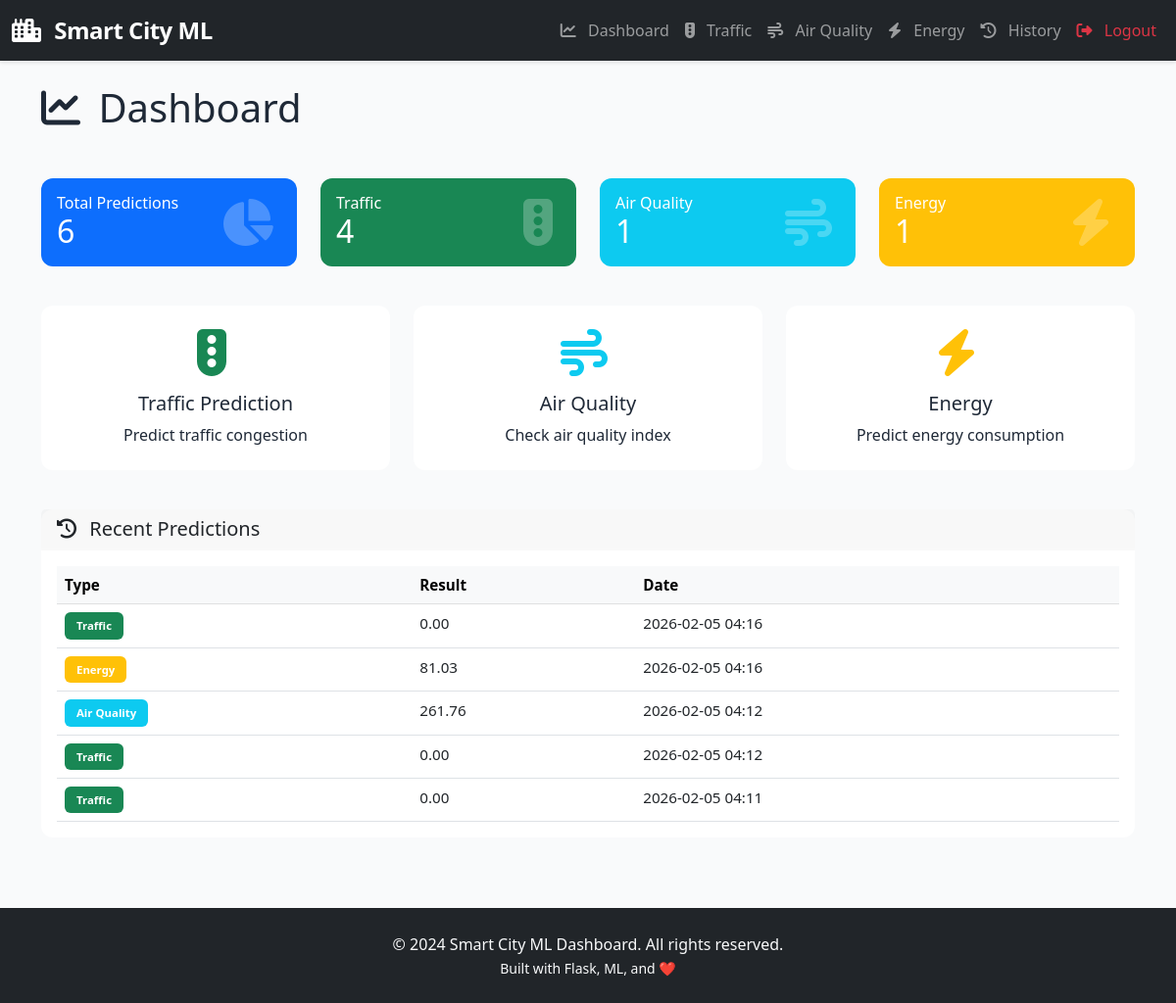
The app's page /dashboard (signed in) with its own data.
### website/models.py (models this page shows, shortened)
class Prediction(db.Model):
    __tablename__ = 'predictions'
    id = db.Column(db.Integer, primary_key=True)
    user_id = db.Column(db.Integer, db.ForeignKey('users.id'), nullable=False, index=True)
    prediction_type = db.Column(db.String(50), nullable=False)  # traffic, air_quality, energy
    input_data = db.Column(db.JSON, nullable=False)
    prediction_result = db.Column(db.Float, nullable=False)
    confidence = db.Column(db.Float, nullable=True)
    created_at = db.Column(db.DateTime, default=datetime.utcnow, index=True)

### website/routes.py (the view)
@main_bp.route('/dashboard')
@login_required
def dashboard():
    total_predictions = Prediction.query.filter_by(user_id=current_user.id).count()
    recent_predictions = Prediction.query.filter_by(user_id=current_user.id)\
        .order_by(Prediction.created_at.desc()).limit(5).all()
    traffic_count = Prediction.query.filter_by(user_id=current_user.id,
                                              prediction_type='traffic').count()
    air_count = Prediction.query.filter_by(user_id=current_user.id,
                                          prediction_type='air_quality').count()
    energy_count = Prediction.query.filter_by(user_id=current_user.id,
                                             prediction_type='energy').count()
    return render_template('dashboard.html',
                         total_predictions=total_predictions,
                         recent_predictions=recent_predictions,
                         traffic_count=traffic_count,
                         air_count=air_count,
                         energy_count=energy_count)

### website/templates/dashboard.html (shortened to what this page needs)
{% extends "base.html" %}
{% block content %}
<div class="row mb-4">
    <div class="col-12">
        <h1 class="mb-4">
            <i class="fas fa-chart-line"></i> Dashboard
        </h1>
    </div>
</div>
<div class="row mb-4">
    <div class="col-md-3 mb-3">
        <div class="card bg-primary text-white">
            <div class="card-body">
                <div class="d-flex justify-content-between align-items-center">
                    <div>
                        <h6 class="card-title mb-0">Total Predictions</h6>
                        <h2 class="mb-0">{{ total_predictions }}</h2>
                    </div>
                    <i class="fas fa-chart-pie fa-3x opacity-25"></i>
                </div>
            </div>
        </div>
    </div>
    <div class="col-md-3 mb-3">
        <div class="card bg-success text-white">
            <div class="card-body">
                <div class="d-flex justify-content-between align-items-center">
                    <div>
                        <h6 class="card-title mb-0">Traffic</h6>
                        <h2 class="mb-0">{{ traffic_count }}</h2>
                    </div>
                    <i class="fas fa-traffic-light fa-3x opacity-25"></i>
                </div>
            </div>
        </div>
    </div>
    <div class="col-md-3 mb-3">
        <div class="card bg-info text-white">
            <div class="card-body">
                <div class="d-flex justify-content-between align-items-center">
                    <div>
                        <h6 class="card-title mb-0">Air Quality</h6>
                        <h2 class="mb-0">{{ air_count }}</h2>
                    </div>
                    <i class="fas fa-wind fa-3x opacity-25"></i>
                </div>
            </div>
        </div>
    </div>
    <div class="col-md-3 mb-3">
        <div class="card bg-warning text-white">
            <div class="card-body">
                <div class="d-flex justify-content-between align-items-center">
                    <div>
                        <h6 class="card-title mb-0">Energy</h6>
                        <h2 class="mb-0">{{ energy_count }}</h2>
                    </div>
                    <i class="fas fa-bolt fa-3x opacity-25"></i>
                </div>
            </div>
        </div>
    </div>
</div>
<div class="row mb-4">
    <div class="col-md-4 mb-3">
        <a href="{{ url_for('main.traffic') }}" class="card h-100 text-decoration-none text-reset">
            <div class="card-body text-center py-4">
                <i class="fas fa-traffic-light fa-3x mb-3 text-success"></i>
                <h5 class="card-title">Traffic Prediction</h5>
                <p class="card-text">Predict traffic congestion</p>
            </div>
        </a>
    </div>
    <div class="col-md-4 mb-3">
        <a href="{{ url_for('main.air_quality') }}" class="card h-100 text-decoration-none text-reset">
            <div class="card-body text-center py-4">
                <i class="fas fa-wind fa-3x mb-3 text-info"></i>
                <h5 class="card-title">Air Quality</h5>
                <p class="card-text">Check air quality index</p>
            </div>
        </a>
    </div>
    <div class="col-md-4 mb-3">
        <a href="{{ url_for('main.energy') }}" class="card h-100 text-decoration-none text-reset">
            <div class="card-body text-center py-4">
                <i class="fas fa-bolt fa-3x mb-3 text-warning"></i>
                <h5 class="card-title">Energy</h5>
                <p class="card-text">Predict energy consumption</p>
            </div>
        </a>
    </div>
</div>
<div class="row">
    <div class="col-12">
        <div class="card">
            <div class="card-header">
                <h5 class="mb-0">
                    <i class="fas fa-history"></i> Recent Predictions
                </h5>
            </div>
            <div class="card-body">
                {% if recent_predictions %}
                <div class="table-responsive">
                    <table class="table table-hover mb-0">
                        <thead class="table-light">
                            <tr>
                                <th>Type</th>
                                <th>Result</th>
                                <th>Date</th>
                            </tr>
                        </thead>
                        <tbody>
                            {% for pred in recent_predictions %}
                            <tr>
                                <td>
                                    {% if pred.prediction_type == 'traffic' %}
                                    <span class="badge bg-success">Traffic</span>
                                    {% elif pred.prediction_type == 'air_quality' %}
                                    <span class="badge bg-info">Air Quality</span>
                                    {% else %}
                                    <span class="badge bg-warning">Energy</span>
                                    {% endif %}
                                </td>
                                <td>{{ "%.2f"|format(pred.prediction_result) }}</td>
                                <td>{{ pred.created_at.strftime('%Y-%m-%d %H:%M') }}</td>
                            </tr>
                            {% endfor %}
                        </tbody>
                    </table>
                </div>
                {% else %}
                <p class="text-muted text-center py-4">No predictions yet. Start by making a prediction!</p>
                {% endif %}
            </div>
        </div>
    </div>
</div>
{% endblock %}

### website/templates/base.html (shortened to what this page needs)
<!DOCTYPE html>
<html lang="en">
<head>
    <link href="https://cdn.jsdelivr.net/npm/bootstrap@5.3.0/dist/css/bootstrap.min.css" rel="stylesheet">
    <link rel="stylesheet" href="https://cdnjs.cloudflare.com/ajax/libs/font-awesome/6.4.0/css/all.min.css">
    <link rel="stylesheet" href="{{ url_for('static', filename='css/style.css') }}">
</head>
<body>
    <nav class="navbar navbar-expand-lg navbar-dark bg-dark sticky-top">
        <div class="container-fluid">
            <a class="navbar-brand" href="{{ url_for('main.index') }}">
                <i class="fas fa-city"></i> Smart City ML
            </a>
            <div class="collapse navbar-collapse" id="navbarNav">
                <ul class="navbar-nav ms-auto">
                    {% if current_user.is_authenticated %}
                    <li class="nav-item">
                        <a class="nav-link" href="{{ url_for('main.dashboard') }}">
                            <i class="fas fa-chart-line"></i> Dashboard
                        </a>
                    </li>
                    <li class="nav-item">
                        <a class="nav-link" href="{{ url_for('main.traffic') }}">
                            <i class="fas fa-traffic-light"></i> Traffic
                        </a>
                    </li>
                    <li class="nav-item">
                        <a class="nav-link" href="{{ url_for('main.air_quality') }}">
                            <i class="fas fa-wind"></i> Air Quality
                        </a>
                    </li>
                    <li class="nav-item">
                        <a class="nav-link" href="{{ url_for('main.energy') }}">
                            <i class="fas fa-bolt"></i> Energy
                        </a>
                    </li>
                    <li class="nav-item">
                        <a class="nav-link" href="{{ url_for('main.history') }}">
                            <i class="fas fa-history"></i> History
                        </a>
                    </li>
                    <li class="nav-item">
                        <a class="nav-link text-danger" href="{{ url_for('auth.logout') }}">
                            <i class="fas fa-sign-out-alt"></i> Logout
                        </a>
                    </li>
                    {% endif %}
                </ul>
            </div>
        </div>
    </nav>
    <main class="py-4">
        <div class="container">
            {% block content %}{% endblock %}
        </div>
    </main>
    <footer class="bg-dark text-light text-center py-4 mt-5">
        <div class="container">
            <p class="mb-0">&copy; 2024 Smart City ML Dashboard. All rights reserved.</p>
            <small>Built with Flask, ML, and ❤️</small>
        </div>
    </footer>
</body>
</html>

### website/static/css/style.css (style rules this page uses)
:root { --primary-color: #667eea; --secondary-color: #764ba2; --success-color: #10b981; --warning-color: #f59e0b; --danger-color: #ef4444; --light-bg: #f3f4f6; --dark-text: #1f2937; }
* { margin: 0; padding: 0; box-sizing: border-box; }
body { font-family: 'Segoe UI', Tahoma, Geneva, Verdana, sans-serif; color: var(--dark-text); background-color: #f9fafb; }
.navbar { box-shadow: 0 2px 4px rgba(0, 0, 0, 0.1); }
.navbar-brand { font-weight: 700; font-size: 1.5rem; letter-spacing: -0.5px; }
.navbar-brand i { margin-right: 8px; }
.nav-link { transition: color 0.3s ease; }
.card { border: none; border-radius: 12px; transition: transform 0.3s ease, box-shadow 0.3s ease; }
.card-header { border-bottom: 2px solid rgba(255, 255, 255, 0.1); border-radius: 12px 12px 0 0; }
.bg-primary, .bg-success, .bg-info, .bg-warning { border-radius: 12px; }
.card.bg-primary, .card.bg-success, .card.bg-info, .card.bg-warning { border: none; color: white; }
.table { font-size: 0.95rem; }
.badge { padding: 8px 12px; border-radius: 6px; font-weight: 600; }
footer { margin-top: 80px; border-top: 1px solid rgba(0, 0, 0, 0.1); }
footer p { margin-bottom: 5px; }
i { margin-right: 8px; }
.opacity-25 { opacity: 0.25; }
a { transition: color 0.3s ease; }
.card, .alert { animation: fadeIn 0.3s ease-out; }

### records on screen
Prediction: prediction_type "Traffic", prediction_result "0.00", created_at "2026-02-05 04:16"
Prediction: prediction_type "Energy", prediction_result "81.03", created_at "2026-02-05 04:16"
Prediction: prediction_type "Air Quality", prediction_result "261.76", created_at "2026-02-05 04:12"
Prediction: prediction_type "Traffic", prediction_result "0.00", created_at "2026-02-05 04:12"
Prediction: prediction_type "Traffic", prediction_result "0.00", created_at "2026-02-05 04:11"

### other values on screen
{{ total_predictions }} "6"
{{ traffic_count }} "4"
{{ air_count }} "1"
{{ energy_count }} "1"
